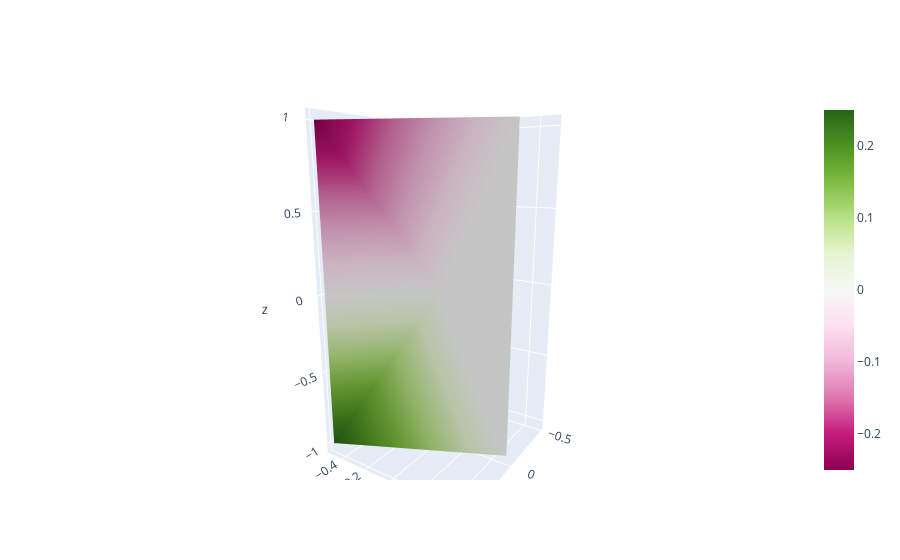

Here is the notebook cell this chart was saved with:
### Code cell
import open3d as o3d
import trimesh
import numpy as np

points = np.array(
    [[0, 0, 0],
    [0.5, -0.5, 1],
    [-0.5, -0.5, 1],
    [0, 0.5, 1],
    [0.5, -0.5, -1],
    [-0.5, -0.5, -1],
    [0, 0.5, -1],]
)

pcd = o3d.geometry.PointCloud(o3d.open3d_pybind.utility.Vector3dVector(points))
pcd.estimate_normals()

# estimate radius for rolling ball
# distances = pcd.compute_nearest_neighbor_distance()
# avg_dist = np.mean(distances)
# radius = 1.5 * avg_dist   
radius = 2
mesh = o3d.geometry.TriangleMesh.create_from_point_cloud_ball_pivoting(
           pcd,
           o3d.utility.DoubleVector([radius]))
# o3d.visualization.draw_geometries([pcd, mesh])

vertices = np.asarray(mesh.vertices)
faces = np.asarray(mesh.triangles)
mca = vertices[:, 0] * vertices[:, 1] * vertices[:, 2] 

# get vertices and faces in desired format
vert_x, vert_y, vert_z = vertices.T
face_i, face_j, face_k = faces.T

# plot mesh
# the intensity is the MAE for each vertices
# and the intensity mode means it will work out the color of each face
# based on the adjacent vertices
trace = go.Mesh3d(x=vert_x, y=vert_y, z=vert_z, i=face_i, j=face_j, k=face_k,
                  intensity=mca, intensitymode='vertex')
fig = go.Figure(data=[trace])
fig.show()

### Figure 1 — Plotly figure (JSON) as saved in the notebook; plotly's stock layout.template omitted (floating-point values rounded to 4 significant figures)
{"data": [{"i": [0, 3, 1, 4], "intensity": [0, -0.25, 0.25, 0, 0.25, -0.25, 0], "intensitymode": "vertex", "j": [6, 1, 4, 6], "k": [3, 0, 0, 0], "type": "mesh3d", "x": [0, 0.5, -0.5, 0, 0.5, -0.5, 0], "y": [0, -0.5, -0.5, 0.5, -0.5, -0.5, 0.5], "z": [0, 1, 1, 1, -1, -1, -1]}], "layout": {"autosize": true, "scene": {"aspectmode": "auto", "aspectratio": {"x": 0.7937, "y": 0.7937, "z": 1.587}, "camera": {"center": {"x": 0, "y": 0, "z": 0}, "eye": {"x": 1.745, "y": 1.17, "z": 0.5237}, "projection": {"type": "perspective"}, "up": {"x": 0, "y": 0, "z": 1}}}}}
